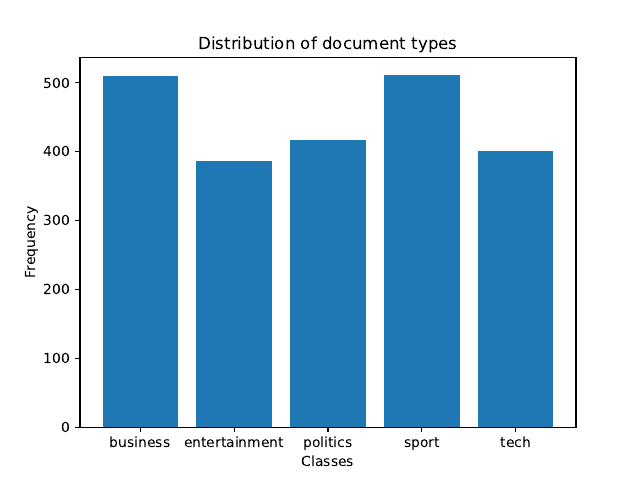

Python code for this plot:
import numpy as np
import matplotlib.pyplot as plt
import os


def count_files(d):
    return len(os.listdir(d))


if __name__ == '__main__':
    DIR = ['business', 'entertainment', 'politics', 'sport', 'tech']
    PATH = './bbc/'
    counts = {}
    for d in DIR:
        counts[d] = count_files(PATH+d)
    print(counts)
    X = np.arange(1, len(counts)+1)
    labels = list(counts.keys())
    height = list(counts.values())
    title = 'Distribution of the BBC dataset'
    plt.title(title)
    fig = plt.figure()
    plt.bar(X, height=height, tick_label=labels)
    plt.xlabel("Classes")
    plt.ylabel("Frequency")
    plt.title("Distribution of document types")
    plt.savefig('bbc-distribution.pdf')
